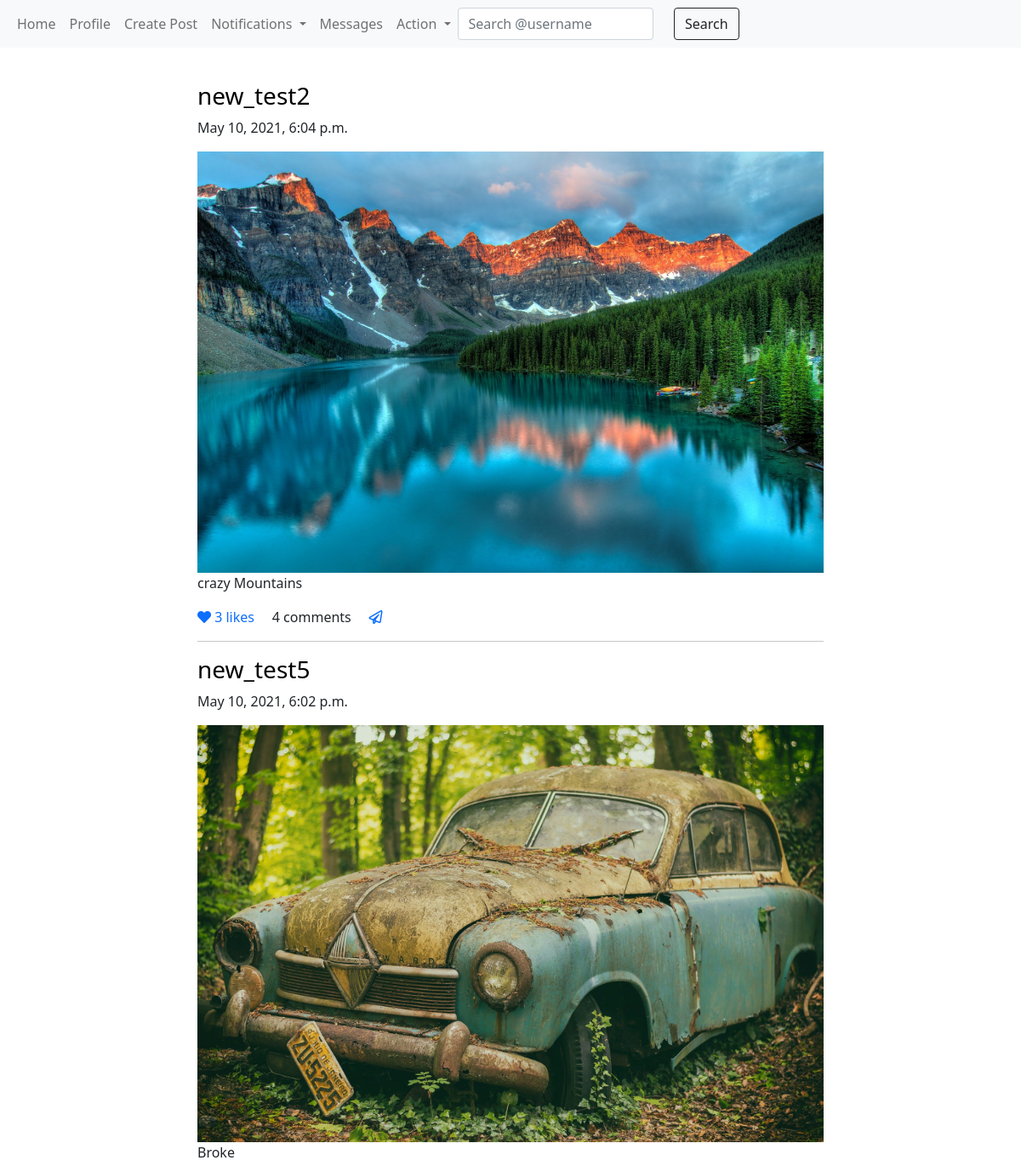
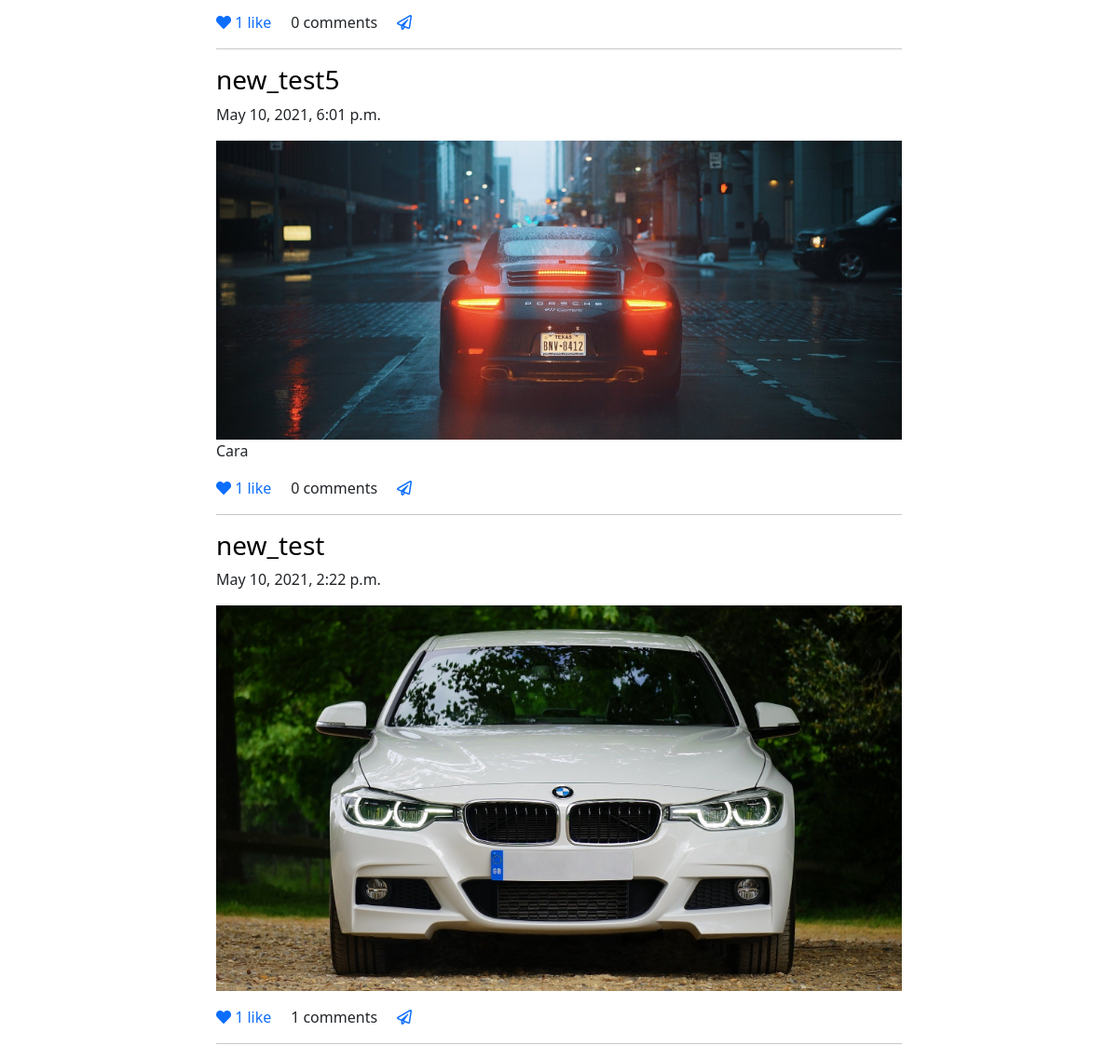
Page / (signed in) on the committed database (2 pictures, top to bottom).
### Posts/models.py (models this page shows)
class Post(models.Model):
    author = models.ForeignKey(User, on_delete=models.CASCADE, related_name='posts')
    image = models.ImageField(upload_to='post_images')
    caption = models.CharField(max_length=2000, verbose_name='Write a Captioin', blank=True)
    post_date = models.DateTimeField(auto_now_add=True)
    update_date = models.DateTimeField(auto_now=True)
    class Meta:
        ordering = ('-post_date',)

### Posts/views.py (the view)
# urls.py: path('', feed, name='feed'),
@login_required
def feed(req):
    search = req.GET.get('search', '')
    results = User.objects.filter(username__contains=search)
    interests = Follow.objects.filter(follower=req.user).values_list('following', flat=True)
    posts = Post.objects.filter(author__in=interests)
    likes = PostLike.objects.filter(liker=req.user).values_list('post', flat=True)
    return render(req, 'Posts/feed.html', context={'posts':posts, 'likes':likes, 'search':search, 'results':results, 'following':interests})

### Posts/templatetags/custom_filter.py (called while the page is built)
@register.filter
def unread_count(notifications):
    unread = notifications.filter(unread=True).count()
    return unread

@register.filter
def alert(inbox_alert):
    if inbox_alert.filter(alert=True):
        return True
    return False

### Profile/models.py (called while the page is built)
    def __str__(self):
        return f'{self.notifier} {self.notification}.'

### templates/Posts/feed.html
{% extends 'base.html' %}
{% load custom_filter %}
{% block body %}
    <div class="row">
        {% if search %}
        <div class="offset-sm-3 col-sm-6 row">
            <p>Search Results For "{{search}}"</p>
            {% for profile in results %}
            <div class="col-sm-8">
                <a style="text-decoration: none;" href="{% url 'profile:user_profile' pk=profile.pk %}">
                    <img class="rounded-circle" src="/media/{{ profile.profile.pro_pic }}" width="40px" height="40px">
                    <span style="font-size: 18px;">{{profile.username}}</span>
                </a>
            </div>
            <div class="col-sm-4">
                {% if user != profile %}
                {% if profile.pk in following %}
                <a href="{% url 'profile:unfollow' pk=profile.pk %}" class="btn btn-primary btn-sm" style="margin-top: -8px;">Unfollow</a>
                {% else %}
                <a href="{% url 'profile:follow' pk=profile.pk %}" class="btn btn-primary btn-sm" style="margin-top: -8px;">Follow</a>
                {% endif %}
                {% endif %}
            </div>
            <br>
            <br>
            <hr>
            <br>
            {% endfor %}
        </div>
        {% else %}
        <div class="col-sm-8 offset-sm-2">
            {% for post in posts %}
            <h3>
                <a href="{% url 'profile:user_profile' pk=post.author.pk %}" style="text-decoration: none; color: #000;">{{post.author}}</a>
            </h3>
            <p>{{post.post_date}}</p>
            <a href="{% url 'post:single_post' pk=post.pk %}">
                <img src="/media/{{post.image}}" alt="" width="100%">
            </a>
            <p>{{post.caption}}</p>
            {% if user.is_authenticated %}
            {% if post.pk in likes %}
            <a href="{% url 'post:post_unlike' pk=post.pk %}"><i class="fas fa-heart"></i></a>
            {% else %}
            <a href="{% url 'post:post_like' pk=post.pk %}"><i class="far fa-heart"></i></a>
            {% endif %}
            {% endif %}
                {% if post.likes.count == 1 %}
                <span><a style="text-decoration: none;" href="{% url 'profile:post_likers' pk=post.pk %}">{{ post.likes.count }} like</a></span>
                {% elif post.likes.count > 1 %}
                <span><a style="text-decoration: none;" href="{% url 'profile:post_likers' pk=post.pk %}">{{ post.likes.count }} likes</a></span>
                {% else %}
                <span>No Likes.</span>
                {% endif %}
                &nbsp; &nbsp; {{post.comments.count}} comments
                &nbsp; &nbsp; <a href="{% url 'post:share_list' pk=post.pk %}"><i class="far fa-paper-plane"></i></a>
            <hr>
            {% endfor %}
        </div>
        {% endif %}
    </div>
{% endblock %}

### rows in the picture
Post: author "new_test2", post_date "May 10, 2021, 6:04 p.m.", image (picture), caption "crazy Mountains", likes.count "3", comments.count "4"
Post: author "new_test5", post_date "May 10, 2021, 6:02 p.m.", image (picture), caption "Broke", likes.count "1", comments.count "0"
Post: author "new_test5", post_date "May 10, 2021, 6:01 p.m.", image (picture), caption "Cara", likes.count "1", comments.count "0"
Post: author "new_test", post_date "May 10, 2021, 2:22 p.m.", image (picture), likes.count "1", comments.count "1"
